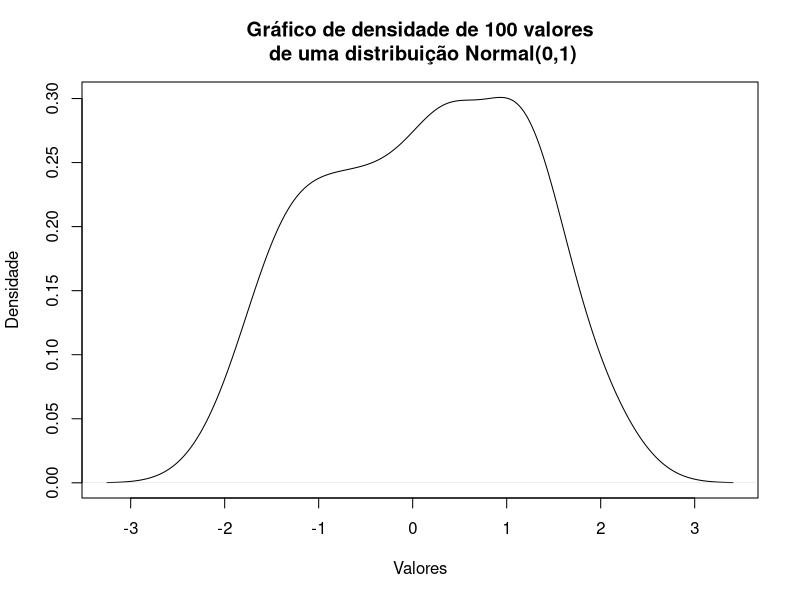
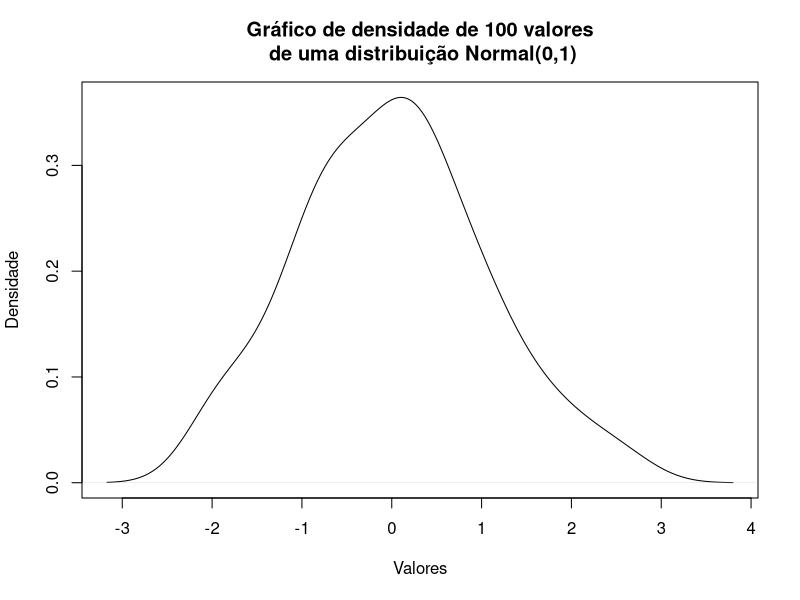

R code for these plots, in order:
## ---- chunk 1
knitr::opts_chunk$set(echo = TRUE)
## ---- chunk 2
#```{r}

#```
## ---- chunk 3
1+1
## ---- chunk 4
1+1
## ---- chunk 5
1+1
## ---- chunk 6
#```{r}
#plot(density(rnorm(100)), 
#     xlab = 'Valores', 
#     ylab = 'Densidade',
#     main = 'Gráfico de densidade de 100 valores\n de uma distribuição #Normal(0,1)')
#```
## ---- chunk 7
plot(density(rnorm(100)), 
     xlab = 'Valores', 
     ylab = 'Densidade',
     main = 'Gráfico de densidade de 100 valores\n de uma distribuição Normal(0,1)')
## ---- chunk 8
plot(density(rnorm(100)), 
     xlab = 'Valores', 
     ylab = 'Densidade',
     main = 'Gráfico de densidade de 100 valores\n de uma distribuição Normal(0,1)')
